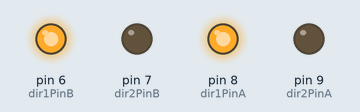
This sketch was run on a simulated Arduino Uno, built with avr-gcc and run on an emulated ATmega328P. Parts: output pins drawn as LEDs (lit = HIGH).

Above: at 2.5 s.
At 7.5 s:
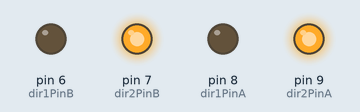
Timing chart, 0 to 13.0 s (numbered marks = the images above):
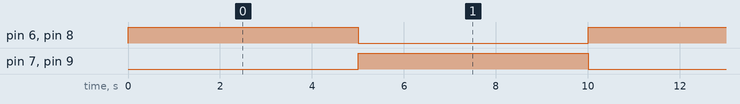

Measured:
- by itself, pin 6 (dir1PinB), pin 7 (dir2PinB), pin 8 (dir1PinA), pin 9 (dir2PinA): alternates HIGH for 5.0 s and LOW for 5.0 s

The sketch:

fan.ino
```cpp
int dir1PinB = 6;
int dir2PinB = 7;
int dir1PinA = 8;
int dir2PinA = 9;

unsigned long time;
int dir;

void setup ()
{
pinMode (dir1PinB, OUTPUT);
pinMode (dir2PinB, OUTPUT);
pinMode (dir1PinA, OUTPUT);
pinMode (dir2PinA, OUTPUT);
time = millis ();
dir = 1;
}

void loop ()
{

if (1 == dir)
{
digitalWrite (dir1PinB, HIGH);
digitalWrite (dir2PinB, LOW);
digitalWrite (dir1PinA, HIGH);
digitalWrite (dir2PinA, LOW);
}
else
{
digitalWrite (dir1PinB, LOW);
digitalWrite (dir2PinB, HIGH);
digitalWrite (dir1PinA, LOW);
digitalWrite (dir2PinA, HIGH);
}

if (millis () - time> 5000)
{
time = millis ();
if (1 == dir)
{dir = 0;}
else
{dir = 1;}
}
}
```
